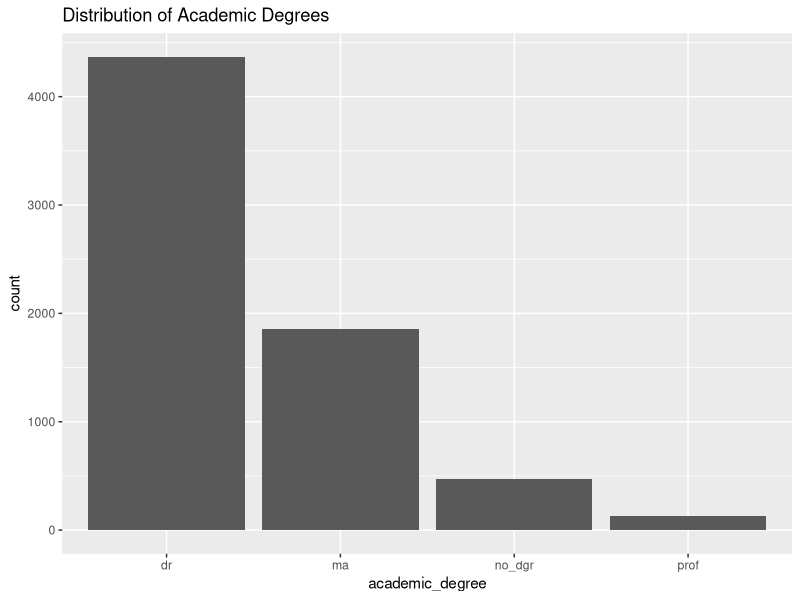
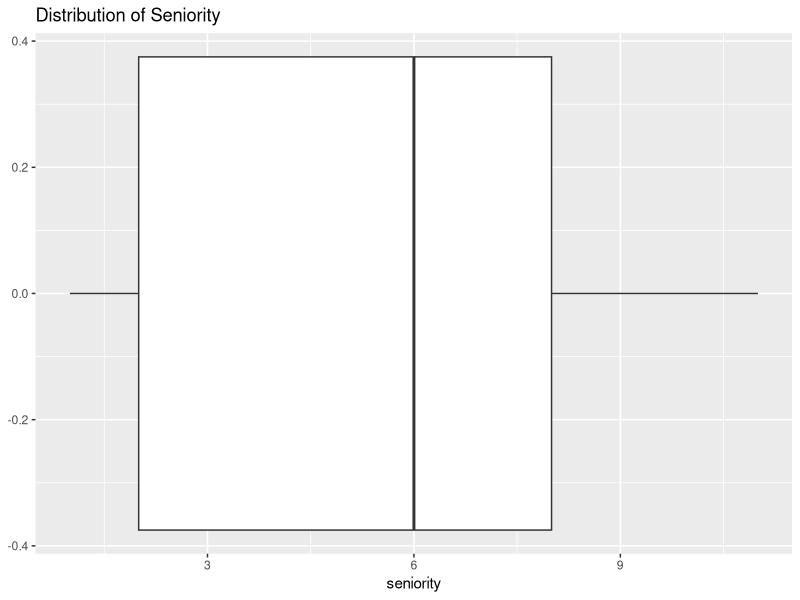
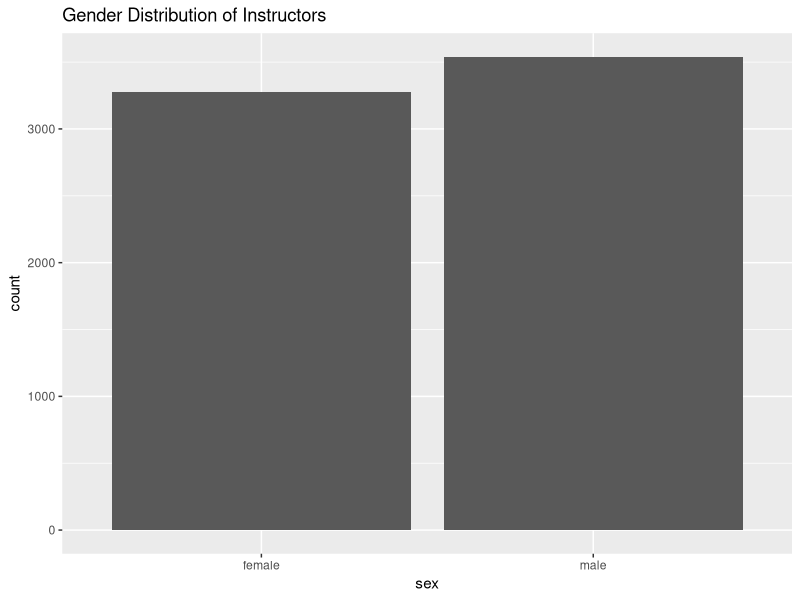

Reproduce these figures in R, in order.
## ---- chunk 1
#| label: setup
# code chunk for loading packages

library(tidyverse)

## ---- chunk 2
#| label: load-data
# code chunk for importing the data

teacherE <- read_csv("teacher_evals.csv")

## ---- chunk 3
#|label: explore-data

## view(teacherE) 

glimpse(teacherE)

summary(teacherE)

## ---- chunk 4
#| label: data-cleaning
# code chunk for Q4


## load the data
teacher_evals_clean <- teacherE|> 
  
  ## Rename the 'sex' column to gender
  rename( sex = gender )|>
  
  ## Removes courses with fewer then 10 ppl
  filter(no_participants >= 10)|>
  
  ## Sets teacher id to numeric
  mutate(teacher_id = as.numeric(teacher_id))|>
  
  ## Selects for the columns we want
  select(course_id, teacher_id, question_no, no_participants, resp_share, 
         SET_score_avg, percent_failed_cur, academic_degree, seniority, sex)|>
  
  ## Saves the csv
  write_csv("TeacherEC.csv")
  
## Checking my work
view(teacher_evals_clean)

## ---- chunk 5
#| label: unique-courses
# code chunk for Q5

teacher_evals_clean|>
distinct( course_id )

teacher_evals_clean|>
distinct( teacher_id )

## ---- chunk 6
#| label: uncovering-missing-values
# code chunk for Q6


print(teacher_evals_clean|>
        
  ## checks across all columns for NA values.  
    ## got the idea for this from here: https://stackoverflow.com/questions/66572756/checking-all-columns-in-data-frame-for-missing-values-in-r
  filter(if_any(everything(), is.na))) 

## ---- chunk 7
#| label: exploring-demographics-of-instructors
# code chunk for Q7

## Determine distribution of academic_degree
ggplot(teacher_evals_clean, aes(x = academic_degree)) +
  geom_bar() +
  labs(title = "Distribution of Academic Degrees")

## Determine distribution of seniority
ggplot(teacher_evals_clean, aes(x = seniority)) +
  geom_boxplot() +
  labs(title = "Distribution of Seniority")

## Determine distribution of sex
ggplot(teacher_evals_clean, aes(x = sex)) +
  geom_bar() +
  labs(title = "Gender Distribution of Instructors")

## ---- chunk 8
#| label: teacher-course-asked-every-question
# code chunk for Q8

teacher_evals_clean |> 
  
  ## counts how many times each teacher and course ID exist in the dataset
  count(teacher_id, course_id)|>
  
  ## filters out how many have more than nine responses
  filter(n == 9 )

## ---- chunk 9
#| label: question-1-high-low
# code chunk for Q9
 teacher_evals_clean|>
  group_by(teacher_id)|>
  arrange(SET_score_avg)


## ---- chunk 10
#| label: one-year-experience-failing-students
# code chunk for Q10


## 
teacher_evals_clean|>
  
  ## Selects for teachers with one year experience
  filter( seniority == 1)|>
  
  ## Groups by teacher ID
  group_by( teacher_id )|>
  
  ## Sorts percent failed
  arrange(percent_failed_cur)

## ---- chunk 11
#| label: female-instructor-student-response
# code chunk for Q11

teacher_evals_clean|>
  
  filter( sex == "female" , academic_degree == c("dr", "prof"))|>
  
    ## Groups by teacher ID
  group_by( teacher_id )|>
  
  ## Sorts percent failed
  arrange(percent_failed_cur)

